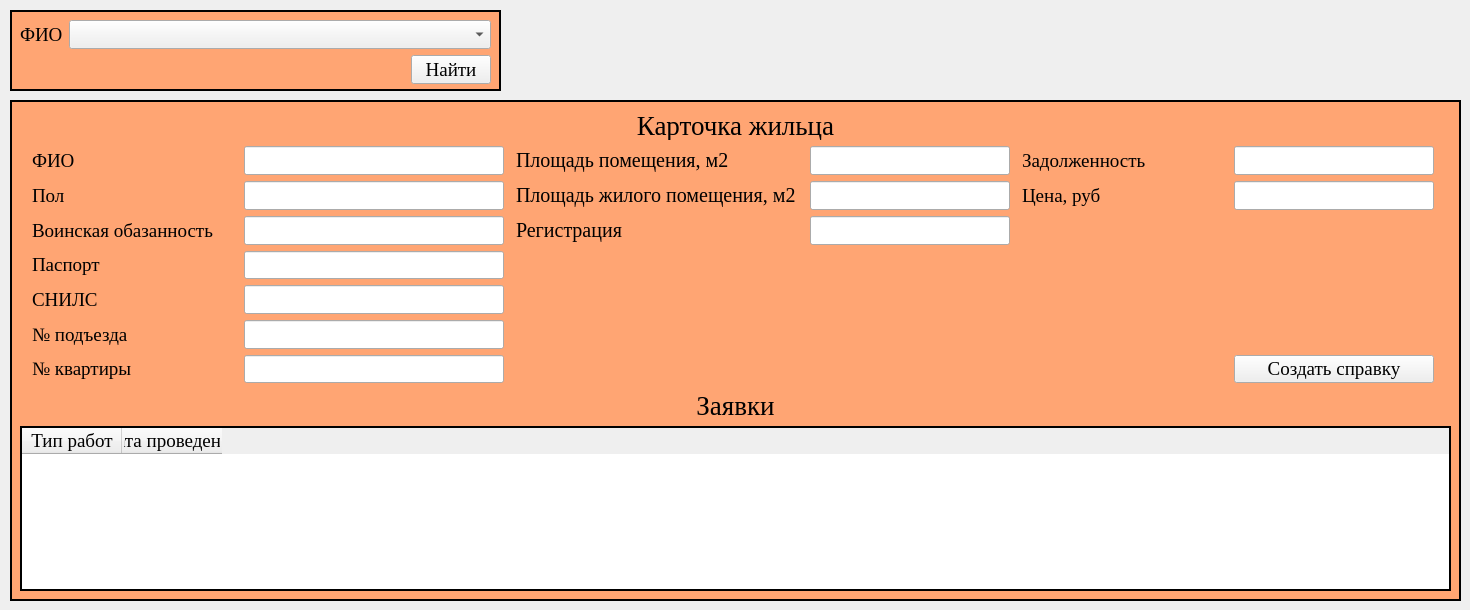
    <widget class="QWidget" name="tab_11">
     <attribute name="icon">
      <iconset>
       <normaloff>../icons/search_icon_125165.ico</normaloff>../icons/search_icon_125165.ico</iconset>
     </attribute>
     <attribute name="title">
      <string>Расширенный поиск</string>
     </attribute>
     <widget class="QFrame" name="frameForAdvancedSearching">
      <property name="geometry">
       <rect>
        <x>10</x>
        <y>10</y>
        <width>491</width>
        <height>81</height>
       </rect>
      </property>
      <property name="styleSheet">
       <string notr="true">#frameForAdvancedSearching{
background: #FFA573;
border: 2px solid black;
}</string>
      </property>
      <property name="frameShape">
       <enum>QFrame::StyledPanel</enum>
      </property>
      <property name="frameShadow">
       <enum>QFrame::Raised</enum>
      </property>
      <widget class="QWidget" name="gridLayoutWidget_2">
       <property name="geometry">
        <rect>
         <x>10</x>
         <y>10</y>
         <width>471</width>
         <height>64</height>
        </rect>
       </property>
       <layout class="QGridLayout" name="gridLayout_11">
        <item row="1" column="1">
         <layout class="QHBoxLayout" name="horizontalLayout_22">
          <item>
           <spacer name="horizontalSpacer_4">
            <property name="orientation">
             <enum>Qt::Horizontal</enum>
            </property>
            <property name="sizeHint" stdset="0">
             <size>
              <width>40</width>
              <height>20</height>
             </size>
            </property>
           </spacer>
          </item>
          <item>
           <widget class="QPushButton" name="bttnSearchForAdvancedSearching">
            <property name="font">
             <font>
              <family>Times New Roman</family>
              <pointsize>14</pointsize>
             </font>
            </property>
            <property name="text">
             <string>Найти</string>
            </property>
            <property name="icon">
             <iconset>
              <normaloff>../icons/search_icon_125165.ico</normaloff>../icons/search_icon_125165.ico</iconset>
            </property>
           </widget>
          </item>
         </layout>
        </item>
        <item row="0" column="1">
         <widget class="QComboBox" name="comboForAdvancedSearching">
          <property name="maximumSize">
           <size>
            <width>16777215</width>
            <height>30</height>
           </size>
          </property>
          <property name="font">
           <font>
            <family>Times New Roman</family>
            <pointsize>14</pointsize>
           </font>
          </property>
          <property name="editable">
           <bool>false</bool>
          </property>
         </widget>
        </item>
        <item row="0" column="0">
         <widget class="QLabel" name="label_45">
          <property name="maximumSize">
           <size>
            <width>50</width>
            <height>30</height>
           </size>
          </property>
          <property name="font">
           <font>
            <family>Times New Roman</family>
            <pointsize>14</pointsize>
           </font>
          </property>
          <property name="text">
           <string>ФИО</string>
          </property>
         </widget>
        </item>
       </layout>
      </widget>
     </widget>
     <widget class="QFrame" name="frameForAdvancedSearchingForData">
      <property name="geometry">
       <rect>
        <x>10</x>
        <y>100</y>
        <width>1451</width>
        <height>501</height>
       </rect>
      </property>
      <property name="styleSheet">
       <string notr="true">#frameForAdvancedSearchingForData{
background: #FFA573;
border: 2px solid black;
}</string>
      </property>
      <property name="frameShape">
       <enum>QFrame::StyledPanel</enum>
      </property>
      <property name="frameShadow">
       <enum>QFrame::Raised</enum>
      </property>
      <widget class="QWidget" name="verticalLayoutWidget_13">
       <property name="geometry">
        <rect>
         <x>10</x>
         <y>10</y>
         <width>1431</width>
         <height>273</height>
        </rect>
       </property>
       <layout class="QVBoxLayout" name="verticalLayout_15">
        <item>
         <widget class="QLabel" name="label_43">
          <property name="maximumSize">
           <size>
            <width>16777215</width>
            <height>30</height>
           </size>
          </property>
          <property name="font">
           <font>
            <family>Times New Roman</family>
            <pointsize>20</pointsize>
           </font>
          </property>
          <property name="layoutDirection">
           <enum>Qt::LeftToRight</enum>
          </property>
          <property name="text">
           <string>Карточка жильца</string>
          </property>
          <property name="alignment">
           <set>Qt::AlignCenter</set>
          </property>
         </widget>
        </item>
        <item>
         <layout class="QGridLayout" name="gridLayout_13">
          <property name="leftMargin">
           <number>0</number>
          </property>
          <property name="horizontalSpacing">
           <number>0</number>
          </property>
          <item row="6" column="0">
           <widget class="QLabel" name="label_58">
            <property name="maximumSize">
             <size>
              <width>200</width>
              <height>30</height>
             </size>
            </property>
            <property name="font">
             <font>
              <family>Times New Roman</family>
              <pointsize>14</pointsize>
             </font>
            </property>
            <property name="text">
             <string>№ квартиры</string>
            </property>
            <property name="alignment">
             <set>Qt::AlignLeading|Qt::AlignLeft|Qt::AlignVCenter</set>
            </property>
           </widget>
          </item>
          <item row="1" column="0">
           <widget class="QLabel" name="label_47">
            <property name="maximumSize">
             <size>
              <width>200</width>
              <height>30</height>
             </size>
            </property>
            <property name="font">
             <font>
              <family>Times New Roman</family>
              <pointsize>14</pointsize>
             </font>
            </property>
            <property name="text">
             <string>Пол</string>
            </property>
            <property name="alignment">
             <set>Qt::AlignLeading|Qt::AlignLeft|Qt::AlignVCenter</set>
            </property>
           </widget>
          </item>
          <item row="2" column="1">
           <widget class="QLineEdit" name="lineArmyForAdvancedSearching">
            <property name="maximumSize">
             <size>
              <width>260</width>
              <height>30</height>
             </size>
            </property>
            <property name="font">
             <font>
              <family>Times New Roman</family>
              <pointsize>14</pointsize>
             </font>
            </property>
           </widget>
          </item>
          <item row="2" column="0">
           <widget class="QLabel" name="label_48">
            <property name="maximumSize">
             <size>
              <width>200</width>
              <height>30</height>
             </size>
            </property>
            <property name="font">
             <font>
              <family>Times New Roman</family>
              <pointsize>14</pointsize>
             </font>
            </property>
            <property name="text">
             <string>Воинская обазанность</string>
            </property>
            <property name="alignment">
             <set>Qt::AlignLeading|Qt::AlignLeft|Qt::AlignVCenter</set>
            </property>
           </widget>
          </item>
          <item row="1" column="1">
           <widget class="QLineEdit" name="lineGenderForAdvancedSearching">
            <property name="maximumSize">
             <size>
              <width>260</width>
              <height>30</height>
             </size>
            </property>
            <property name="font">
             <font>
              <family>Times New Roman</family>
              <pointsize>14</pointsize>
             </font>
            </property>
           </widget>
          </item>
          <item row="4" column="0">
           <widget class="QLabel" name="label_50">
            <property name="maximumSize">
             <size>
              <width>200</width>
              <height>30</height>
             </size>
            </property>
            <property name="font">
             <font>
              <family>Times New Roman</family>
              <pointsize>14</pointsize>
             </font>
            </property>
            <property name="text">
             <string>СНИЛС</string>
            </property>
            <property name="alignment">
             <set>Qt::AlignLeading|Qt::AlignLeft|Qt::AlignVCenter</set>
            </property>
           </widget>
          </item>
          <item row="3" column="0">
           <widget class="QLabel" name="label_49">
            <property name="maximumSize">
             <size>
              <width>200</width>
              <height>30</height>
             </size>
            </property>
            <property name="font">
             <font>
              <family>Times New Roman</family>
              <pointsize>14</pointsize>
             </font>
            </property>
            <property name="text">
             <string>Паспорт</string>
            </property>
            <property name="alignment">
             <set>Qt::AlignLeading|Qt::AlignLeft|Qt::AlignVCenter</set>
            </property>
           </widget>
          </item>
          <item row="5" column="0">
           <widget class="QLabel" name="label_51">
            <property name="maximumSize">
             <size>
              <width>200</width>
              <height>30</height>
             </size>
            </property>
            <property name="font">
             <font>
              <family>Times New Roman</family>
              <pointsize>14</pointsize>
             </font>
            </property>
            <property name="text">
             <string>№ подъезда</string>
            </property>
            <property name="alignment">
             <set>Qt::AlignLeading|Qt::AlignLeft|Qt::AlignVCenter</set>
            </property>
           </widget>
          </item>
          <item row="0" column="0">
           <widget class="QLabel" name="label_44">
            <property name="maximumSize">
             <size>
              <width>200</width>
              <height>30</height>
             </size>
            </property>
            <property name="font">
             <font>
              <family>Times New Roman</family>
              <pointsize>14</pointsize>
             </font>
            </property>
            <property name="text">
             <string>ФИО</string>
            </property>
            <property name="alignment">
             <set>Qt::AlignLeading|Qt::AlignLeft|Qt::AlignVCenter</set>
            </property>
           </widget>
          </item>
          <item row="0" column="1">
           <widget class="QLineEdit" name="lineNameForAdvancedSearching">
            <property name="maximumSize">
             <size>
              <width>260</width>
              <height>30</height>
             </size>
            </property>
            <property name="font">
             <font>
              <family>Times New Roman</family>
              <pointsize>14</pointsize>
             </font>
            </property>
           </widget>
          </item>
          <item row="5" column="1">
           <widget class="QLineEdit" name="linePodezdForAdvancedSearching">
            <property name="maximumSize">
             <size>
              <width>260</width>
              <height>30</height>
             </size>
            </property>
            <property name="font">
             <font>
              <family>Times New Roman</family>
              <pointsize>14</pointsize>
             </font>
            </property>
           </widget>
          </item>
          <item row="4" column="1">
           <widget class="QLineEdit" name="lineSnilsForAdvancedSearching">
            <property name="maximumSize">
             <size>
              <width>260</width>
              <height>30</height>
             </size>
            </property>
            <property name="font">
             <font>
              <family>Times New Roman</family>
              <pointsize>14</pointsize>
             </font>
            </property>
           </widget>
          </item>
          <item row="6" column="1">
           <widget class="QLineEdit" name="lineKvartiraForAdvancedSearching">
            <property name="maximumSize">
             <size>
              <width>260</width>
              <height>30</height>
             </size>
            </property>
            <property name="font">
             <font>
              <family>Times New Roman</family>
              <pointsize>14</pointsize>
             </font>
            </property>
           </widget>
          </item>
          <item row="3" column="1">
           <widget class="QLineEdit" name="linePasportForAdvancedSearching">
            <property name="maximumSize">
             <size>
              <width>260</width>
              <height>30</height>
             </size>
            </property>
            <property name="font">
             <font>
              <family>Times New Roman</family>
              <pointsize>14</pointsize>
             </font>
            </property>
           </widget>
          </item>
          <item row="1" column="2">
           <widget class="QLabel" name="label_62">
            <property name="maximumSize">
             <size>
              <width>282</width>
              <height>30</height>
             </size>
            </property>
            <property name="font">
             <font>
              <family>Times New Roman</family>
              <pointsize>15</pointsize>
             </font>
            </property>
            <property name="text">
             <string>Площадь жилого помещения, м2</string>
            </property>
            <property name="alignment">
             <set>Qt::AlignLeading|Qt::AlignLeft|Qt::AlignVCenter</set>
            </property>
           </widget>
          </item>
          <item row="2" column="2">
           <widget class="QLabel" name="label_61">
            <property name="maximumSize">
             <size>
              <width>282</width>
              <height>30</height>
             </size>
            </property>
            <property name="font">
             <font>
              <family>Times New Roman</family>
              <pointsize>15</pointsize>
             </font>
            </property>
            <property name="text">
             <string>Регистрация</string>
            </property>
            <property name="alignment">
             <set>Qt::AlignLeading|Qt::AlignLeft|Qt::AlignVCenter</set>
            </property>
           </widget>
          </item>
          <item row="0" column="2">
           <widget class="QLabel" name="label_60">
            <property name="maximumSize">
             <size>
              <width>282</width>
              <height>30</height>
             </size>
            </property>
            <property name="font">
             <font>
              <family>Times New Roman</family>
              <pointsize>15</pointsize>
             </font>
            </property>
            <property name="text">
             <string>Площадь помещения, м2</string>
            </property>
            <property name="alignment">
             <set>Qt::AlignLeading|Qt::AlignLeft|Qt::AlignVCenter</set>
            </property>
           </widget>
          </item>
          <item row="1" column="3">
           <widget class="QLineEdit" name="lineLivePlaceForAdvancedSearching">
            <property name="maximumSize">
             <size>
              <width>200</width>
              <height>30</height>
             </size>
            </property>
            <property name="font">
             <font>
              <family>Times New Roman</family>
              <pointsize>14</pointsize>
             </font>
            </property>
           </widget>
          </item>
          <item row="0" column="4">
           <widget class="QLabel" name="label_63">
            <property name="maximumSize">
             <size>
              <width>200</width>
              <height>30</height>
             </size>
            </property>
            <property name="font">
             <font>
              <family>Times New Roman</family>
              <pointsize>14</pointsize>
             </font>
            </property>
            <property name="text">
             <string>Задолженность</string>
            </property>
            <property name="alignment">
             <set>Qt::AlignLeading|Qt::AlignLeft|Qt::AlignVCenter</set>
            </property>
           </widget>
          </item>
          <item row="0" column="5">
           <widget class="QLineEdit" name="lineDebtorsForAdvancedSearching">
            <property name="maximumSize">
             <size>
              <width>200</width>
              <height>30</height>
             </size>
            </property>
            <property name="font">
             <font>
              <family>Times New Roman</family>
              <pointsize>14</pointsize>
             </font>
            </property>
           </widget>
          </item>
          <item row="0" column="3">
           <widget class="QLineEdit" name="linePlaceForAdvancedSearching">
            <property name="maximumSize">
             <size>
              <width>200</width>
              <height>30</height>
             </size>
            </property>
            <property name="font">
             <font>
              <family>Times New Roman</family>
              <pointsize>14</pointsize>
             </font>
            </property>
           </widget>
          </item>
          <item row="2" column="3">
           <widget class="QLineEdit" name="lineRegistrationForAdvancedSearching">
            <property name="maximumSize">
             <size>
              <width>200</width>
              <height>30</height>
             </size>
            </property>
            <property name="font">
             <font>
              <family>Times New Roman</family>
              <pointsize>14</pointsize>
             </font>
            </property>
           </widget>
          </item>
          <item row="1" column="4">
           <widget class="QLabel" name="label_64">
            <property name="maximumSize">
             <size>
              <width>200</width>
              <height>30</height>
             </size>
            </property>
            <property name="font">
             <font>
              <family>Times New Roman</family>
              <pointsize>14</pointsize>
             </font>
            </property>
            <property name="text">
             <string>Цена, руб</string>
            </property>
            <property name="alignment">
             <set>Qt::AlignLeading|Qt::AlignLeft|Qt::AlignVCenter</set>
            </property>
           </widget>
          </item>
          <item row="1" column="5">
           <widget class="QLineEdit" name="linePriceForAdvancedSearching">
            <property name="maximumSize">
             <size>
              <width>200</width>
              <height>30</height>
             </size>
            </property>
            <property name="font">
             <font>
              <family>Times New Roman</family>
              <pointsize>14</pointsize>
             </font>
            </property>
           </widget>
          </item>
          <item row="6" column="5">
           <widget class="QPushButton" name="bttnForCreateReference">
            <property name="font">
             <font>
              <family>Times New Roman</family>
              <pointsize>14</pointsize>
             </font>
            </property>
            <property name="text">
             <string>Создать справку</string>
            </property>
            <property name="icon">
             <iconset>
              <normaloff>../icons/search_icon_125165.ico</normaloff>../icons/search_icon_125165.ico</iconset>
            </property>
           </widget>
          </item>
         </layout>
        </item>
       </layout>
      </widget>
      <widget class="QWidget" name="verticalLayoutWidget_14">
       <property name="geometry">
        <rect>
         <x>10</x>
         <y>290</y>
         <width>1431</width>
         <height>201</height>
        </rect>
       </property>
       <layout class="QVBoxLayout" name="verticalLayout_16">
        <item>
         <widget class="QLabel" name="label_46">
          <property name="minimumSize">
           <size>
            <width>0</width>
            <height>0</height>
           </size>
          </property>
          <property name="maximumSize">
           <size>
            <width>16777215</width>
            <height>30</height>
           </size>
          </property>
          <property name="font">
           <font>
            <family>Times New Roman</family>
            <pointsize>20</pointsize>
           </font>
          </property>
          <property name="text">
           <string>Заявки</string>
          </property>
          <property name="alignment">
           <set>Qt::AlignCenter</set>
          </property>
         </widget>
        </item>
        <item>
         <widget class="QTableWidget" name="tableAdvancedSearching">
          <property name="font">
           <font>
            <family>Times New Roman</family>
            <pointsize>14</pointsize>
           </font>
          </property>
          <property name="styleSheet">
           <string notr="true">#tableAdvancedSearching{
border: 2px solid black
}</string>
          </property>
          <property name="verticalScrollMode">
           <enum>QAbstractItemView::ScrollPerPixel</enum>
          </property>
          <property name="horizontalScrollMode">
           <enum>QAbstractItemView::ScrollPerPixel</enum>
          </property>
          <column>
           <property name="text">
            <string>Тип работ</string>
           </property>
           <property name="font">
            <font>
             <family>Times New Roman</family>
             <pointsize>14</pointsize>
            </font>
           </property>
          </column>
          <column>
           <property name="text">
            <string>Дата проведения</string>
           </property>
           <property name="font">
            <font>
             <family>Times New Roman</family>
             <pointsize>14</pointsize>
            </font>
           </property>
          </column>
         </widget>
        </item>
       </layout>
      </widget>
     </widget>
    </widget>
